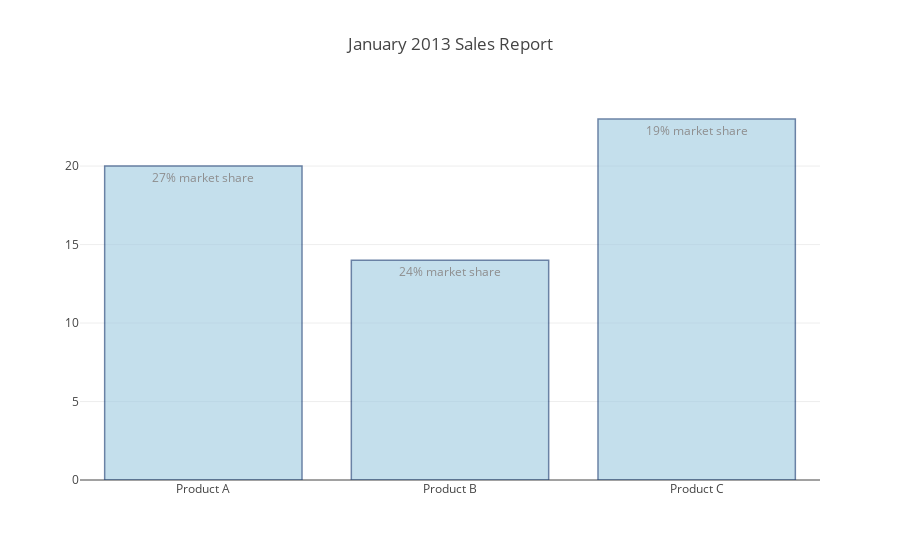

The code cell stored with this chart in its notebook:
### Markdown cell above
# Bar Chart with Hover Text

### Code cell
import plotly.graph_objs as go

trace0 = go.Bar(
    x=['Product A', 'Product B', 'Product C'],
    y=[20, 14, 23],
    text=['27% market share', '24% market share', '19% market share'],
    marker=dict(
        color='rgb(158,202,225)',
        line=dict(
            color='rgb(8,48,107)',
            width=1.5,
        )
    ),
    opacity=0.6
)

data = [trace0]
layout = go.Layout(
    title='January 2013 Sales Report',
)

fig = go.Figure(data=data, layout=layout)
pyo.iplot(fig, filename='text-hover-bar')

### Figure 1 — Plotly figure (JSON) as saved in the notebook; plotly's stock layout.template omitted (floating-point values rounded to 4 significant figures)
{"data": [{"marker": {"color": "rgb(158,202,225)", "line": {"color": "rgb(8,48,107)", "width": 1.5}}, "opacity": 0.6, "text": ["27% market share", "24% market share", "19% market share"], "type": "bar", "uid": "eaa3911a-4727-4d24-8865-04391c401188", "x": ["Product A", "Product B", "Product C"], "y": [20, 14, 23]}], "layout": {"title": {"text": "January 2013 Sales Report"}}}
